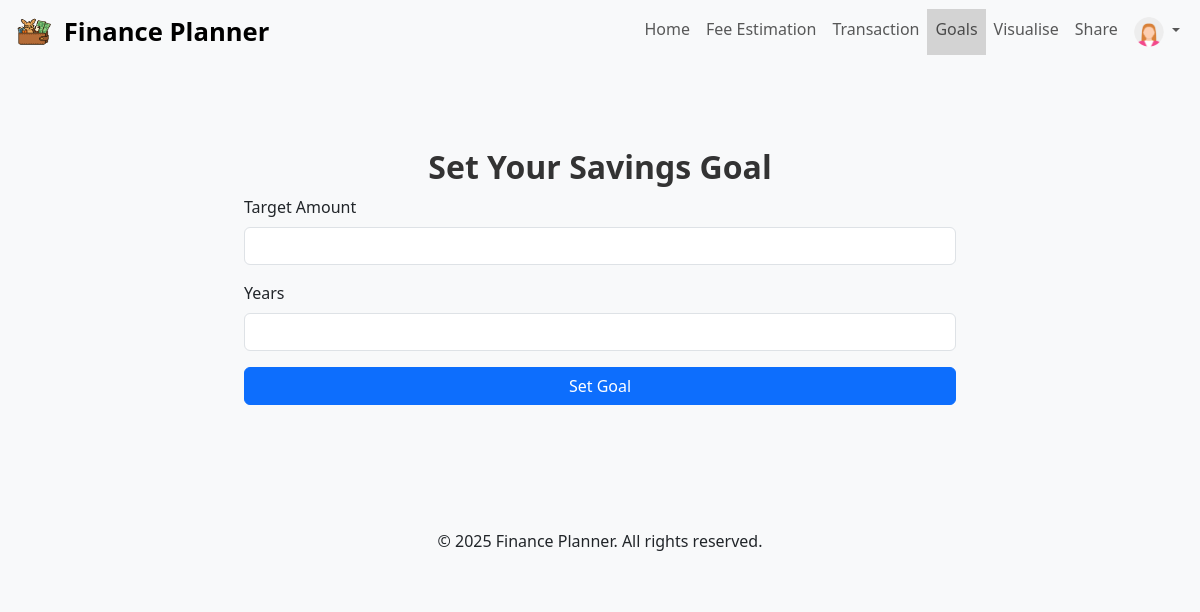
/goals (signed in), run on an earlier commit of the app's database.
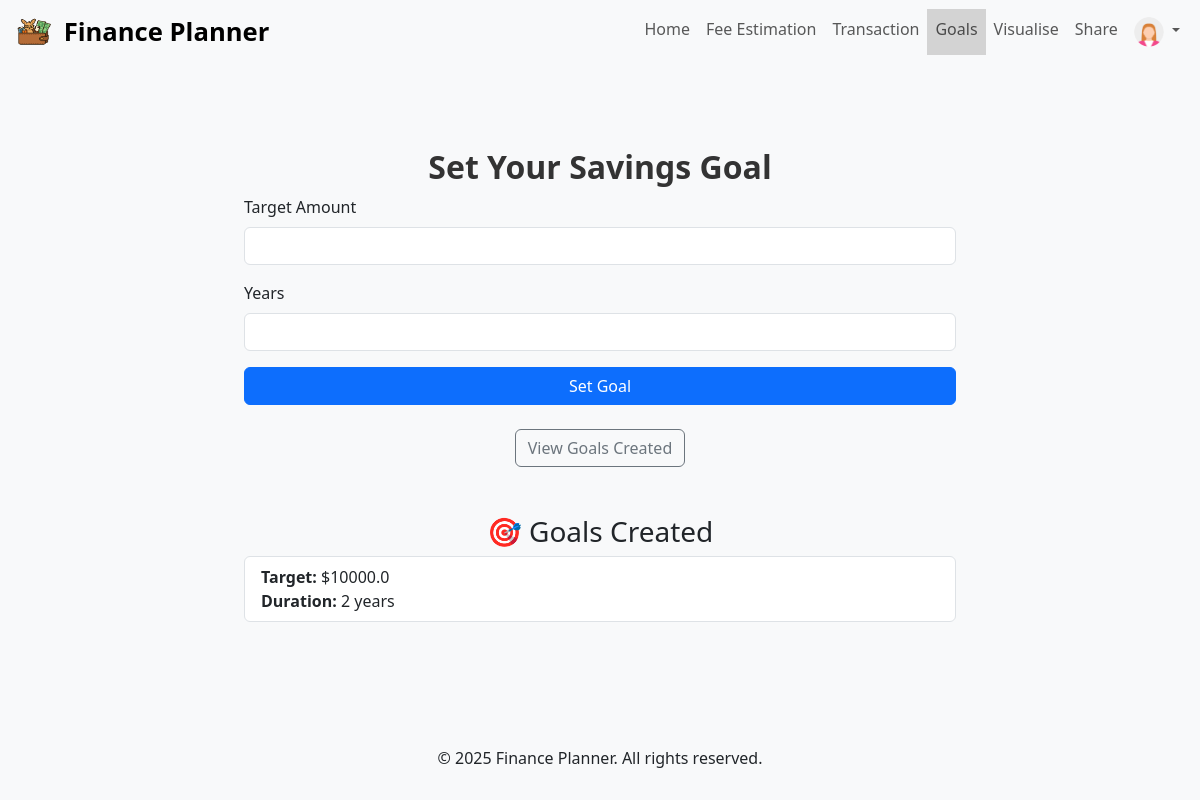
And on a later commit of the database.
### app/models/goals.py (models this page shows, shortened)
class Goal(db.Model):
    __tablename__ = "goals"
    id = db.Column(db.Integer, primary_key=True)
    user_id = db.Column(db.Integer, db.ForeignKey("users.id"), nullable=False)
    target_amount = db.Column(db.Float, nullable=False)
    years = db.Column(db.Integer, nullable=False)
    monthly_plan = db.Column(db.Float)

### app/routes/goals.py (the view)
@bp.route("/goals", methods=["GET", "POST"])
@login_required
def goals():
    form = GoalForm()
    if request.method == "POST" and form.validate_on_submit():
        target_amount = form.target_amount.data
        years = form.years.data
        monthly_plan = target_amount / (years * 12)  # Simple calculation
        new_goal = Goal(
            user_id=current_user.id,
            target_amount=target_amount,
            years=years,
            monthly_plan=monthly_plan
        )
        db.session.add(new_goal)
        db.session.commit()
        flash(f"Goal set! Save ${monthly_plan:.2f} per month to reach your target.", "success")
        return redirect(url_for("goals.goals"))
    else:
        for field, errors in form.errors.items():
            for error in errors:
                flash(error, "danger")
    user_goals = Goal.query.filter_by(user_id=current_user.id).all()
    return render_template("goals.html", form=form, goals=user_goals)

### app/forms/goalsform.py
class GoalForm(FlaskForm):  # Inherit from FlaskForm
    target_amount = FloatField(
        "Target Amount",
        validators=[
            DataRequired(message="Target amount is required."),
            NumberRange(min=1, message="Target amount must be greater than 0."),
        ],
    )
    years = IntegerField(
        "Years",
        validators=[
            DataRequired(message="Number of years is required."),
            NumberRange(min=1, max=50, message="Years must be between 1 and 50."),
        ],
    )
    submit = SubmitField("Set Goal")

### app/templates/goals.html (shortened to what this page needs)
{% extends "base.html" %}
{% block content %}
<div class="row justify-content-center">
    <div class="col-md-8">
        <h2 class="text-center">Set Your Savings Goal</h2>
        <form method="POST" action="{{ url_for('goals.goals') }}">
            <div class="mb-3">
                {{ form.target_amount.label(class="form-label") }}
                {{ form.target_amount(class="form-control") }}
            </div>
            <div class="mb-3">
                {{ form.years.label(class="form-label") }}
                {{ form.years(class="form-control") }}
            </div>
            <button type="submit" class="btn btn-primary w-100">Set Goal</button>
        </form>
        {% if goals %}
        <div class="text-center mt-4">
            <a href="#created-goals" class="btn btn-outline-secondary">View Goals Created</a>
        </div>
        {% endif %}
    </div>
</div>
{% if goals %}
<div id="created-goals" class="row justify-content-center mt-5">
    <div class="col-md-8">
        <h3 class="text-center">🎯 Goals Created</h3>
        <ul class="list-group">
            {% for goal in goals %}
            <li class="list-group-item">
                <strong>Target:</strong> ${{ goal.target_amount }}<br>
                <strong>Duration:</strong> {{ goal.years }} year{{ 's' if goal.years > 1 }}
            </li>
            {% endfor %}
        </ul>
    </div>
</div>
{% endif %}
{% endblock %}

What changed in the data, as far as the page shows it:
added Goal: target_amount "10000.0", years "2", years "s"
Also different on the page:
text now shown: "View Goals Created 🎯 Goals Created"
